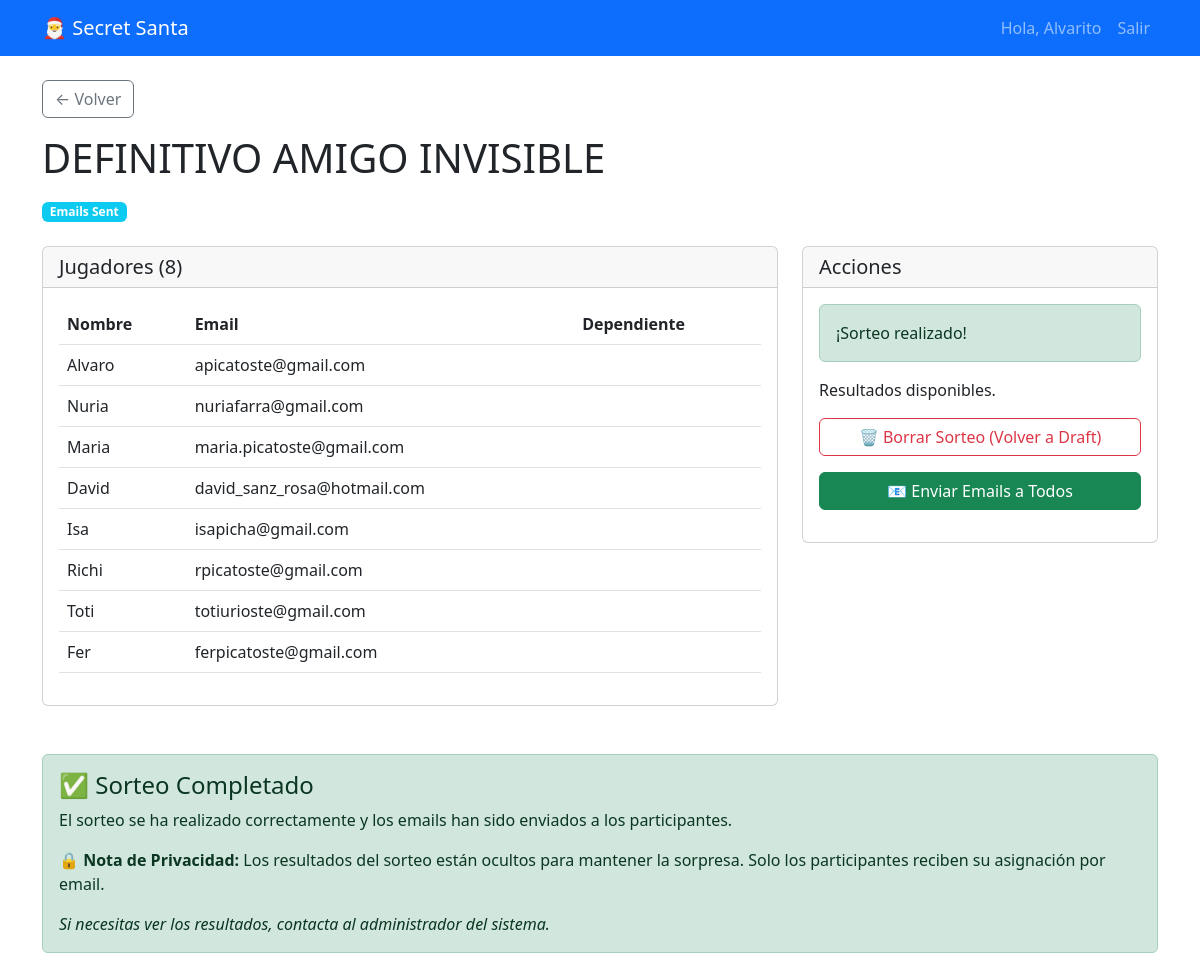
Page /game/4/ (signed in) on the committed database.
### secretsanta/models.py (models this page shows, shortened)
class Game(models.Model):
    class Status(models.TextChoices):
        DRAFT = 'draft', _('Draft')
        DRAWN = 'drawn', _('Drawn')
        EMAILS_SENT = 'emails_sent', _('Emails Sent')
        EMAILS_ERROR = 'emails_error', _('Emails Error')
    owner = models.ForeignKey(User, on_delete=models.CASCADE, related_name='games')
    name = models.CharField(max_length=200)
    description = models.TextField(blank=True)
    created_at = models.DateTimeField(auto_now_add=True)
    updated_at = models.DateTimeField(auto_now=True)
    status = models.CharField(
        max_length=20,
        choices=Status.choices,
        default=Status.DRAFT,
    )

class Player(models.Model):
    game = models.ForeignKey(Game, on_delete=models.CASCADE, related_name='players')
    name = models.CharField(max_length=100)
    email = models.EmailField()
    is_dependent = models.BooleanField(default=False)
    note = models.TextField(blank=True, help_text="Optional note for the organizer or Santa")

### secretsanta/views.py (the view)
# urls.py: path('game/<int:pk>/', views.GameDetailView.as_view(), name='game_detail'),
class GameDetailView(LoginRequiredMixin, DetailView):
    model = Game
    template_name = 'secretsanta/game_detail.html'
    context_object_name = 'game'
    def get_queryset(self):
        if self.request.user.is_superuser:
            return Game.objects.all()
        return Game.objects.filter(owner=self.request.user)
    def get_context_data(self, **kwargs):
        context = super().get_context_data(**kwargs)
        game = self.object
        context['players'] = game.players.all()
        context['forbidden_pairs'] = game.forbidden_pairs.all()
        if self.request.user.is_superuser:
            context['assignments'] = game.assignments.all().select_related('giver', 'receiver')
            context['proxies'] = game.proxies.all().select_related('dependent', 'proxy')
            context['can_view_results'] = True
        else:
            context['assignments'] = []
            context['proxies'] = []
            context['can_view_results'] = False
        return context

### secretsanta/templates/secretsanta/game_detail.html (shortened to what this page needs)
{% extends 'base.html' %}
{% block content %}
<div class="mb-4">
    <a href="{% url 'game_list' %}" class="btn btn-outline-secondary mb-3">&larr; Volver</a>
    <div class="d-flex justify-content-between align-items-start">
        <div>
            <h1>{{ game.name }}</h1>
            <span
                class="badge bg-{% if game.status == 'draft' %}secondary{% elif game.status == 'drawn' %}primary{% else %}info{% endif %}">
                {{ game.get_status_display }}
            </span>
        </div>
    </div>
</div>
<div class="row">
    <div class="col-md-8">
        <div class="card mb-4">
            <div class="card-header d-flex justify-content-between align-items-center">
                <h5 class="mb-0">Jugadores ({{ players.count }})</h5>
            </div>
            <div class="card-body">
                {% if players %}
                <table class="table table-hover">
                    <thead>
                        <tr>
                            <th>Nombre</th>
                            <th>Email</th>
                            <th>Dependiente</th>
                        </tr>
                    </thead>
                    <tbody>
                        {% for player in players %}
                        <tr>
                            <td>{{ player.name }}</td>
                            <td>{{ player.email }}</td>
                            <td>{% if player.is_dependent %}✅{% endif %}</td>
                        </tr>
                        {% endfor %}
                    </tbody>
                </table>
                {% else %}
                <p class="text-muted">No hay jugadores aún.</p>
                {% endif %}
            </div>
        </div>
    </div>
    <div class="col-md-4">
        <div class="card">
            <div class="card-header">
                <h5 class="mb-0">Acciones</h5>
            </div>
            <div class="card-body">
                {% if game.status == 'draft' %}
                <p>Cuando tengas todos los jugadores (mínimo 3) y restricciones listas, lanza el sorteo.</p>
                <form action="{% url 'game_draw' game.pk %}" method="post">
                    {% csrf_token %}
                    <button type="submit" class="btn btn-primary w-100" {% if players.count < 3 %}disabled{% endif %}>
                        🎲 Realizar Sorteo
                    </button>
                </form>
                {% else %}
                <div class="alert alert-success">
                    ¡Sorteo realizado!
                </div>
                <p>Resultados disponibles.</p>
                <form action="{% url 'game_reset' game.pk %}" method="post" class="mb-3"
                    onsubmit="return confirm('¿Estás seguro? Se borrarán todas las asignaciones.');">
                    <button type="submit" class="btn btn-outline-danger w-100">
                        🗑️ Borrar Sorteo (Volver a Draft)
                    </button>
                </form>
                <form action="{% url 'game_send_emails' game.pk %}" method="post" class="mb-3">
                    <button type="submit" class="btn btn-success w-100">
                        📧 Enviar Emails a Todos
                    </button>
                </form>
                {% endif %}
            </div>
        </div>
    </div>
</div>
{% if game.status != 'draft' %}
<div class="row mt-4">
    <div class="col-12">
        {% if can_view_results %}
        <h3>Resultados del Sorteo</h3>
        <div class="alert alert-info">
            <strong>🔒 Vista de Administrador:</strong> Solo tú (superusuario) puedes ver estos resultados.
        </div>
        <table class="table table-bordered">
            <thead>
                <tr>
                    <th>Quien Regala (Giver)</th>
                    <th>A Quien Regala (Receiver)</th>
                </tr>
            </thead>
            <tbody>
                {% for assignment in assignments %}
                <tr>
                    <td>{{ assignment.giver.name }}</td>
                    <td>{{ assignment.receiver.name }}</td>
                </tr>
                {% endfor %}
            </tbody>
        </table>
        {% if proxies %}
        <h4 class="mt-4">Proxies para Dependientes</h4>
        <table class="table table-bordered">
            <thead>
                <tr>
                    <th>Dependiente</th>
                    <th>Proxy (Quien compra por él)</th>
                </tr>
            </thead>
            <tbody>
                {% for proxy in proxies %}
                <tr>
                    <td>{{ proxy.dependent.name }}</td>
                    <td>{{ proxy.proxy.name }}</td>
                </tr>
                {% endfor %}
            </tbody>
        </table>
        {% endif %}
        {% else %}
        <div class="alert alert-success">
            <h4>✅ Sorteo Completado</h4>
            <p>El sorteo se ha realizado correctamente y los emails han sido enviados a los participantes.</p>
            <p><strong>🔒 Nota de Privacidad:</strong> Los resultados del sorteo están ocultos para mantener la
                sorpresa. Solo los participantes reciben su asignación por email.</p>
            <p class="mb-0"><em>Si necesitas ver los resultados, contacta al administrador del sistema.</em></p>
        </div>
        {% endif %}
    </div>
</div>
{% endif %}
{% endblock %}

### secretsanta/templates/base.html (shortened to what this page needs)
<!DOCTYPE html>
<html lang="es">
<head>
    <link href="https://cdn.jsdelivr.net/npm/bootstrap@5.3.0/dist/css/bootstrap.min.css" rel="stylesheet">
</head>
<body>
    <nav class="navbar navbar-expand-lg navbar-dark bg-primary mb-4">
        <div class="container">
            <a class="navbar-brand" href="{% url 'game_list' %}">🎅 Secret Santa</a>
            <div class="collapse navbar-collapse" id="navbarNav">
                <ul class="navbar-nav ms-auto">
                    {% if user.is_authenticated %}
                        <li class="nav-item">
                            <span class="nav-link">Hola, {{ user.username }}</span>
                        </li>
                        <li class="nav-item">
                            <form action="{% url 'logout' %}" method="post" class="d-inline">
                                <button type="submit" class="btn btn-link nav-link">Salir</button>
                            </form>
                        </li>
                    {% else %}
                        <li class="nav-item">
                            <a class="nav-link" href="{% url 'login' %}">Entrar</a>
                        </li>
                    {% endif %}
                </ul>
            </div>
        </div>
    </nav>
    <div class="container">
        {% block content %}{% endblock %}
    </div>
</body>
</html>

### rows in the picture
Game: name "DEFINITIVO AMIGO INVISIBLE", status "Emails Sent", count "8"
Player: name "Alvaro", email "apicatoste@gmail.com"
Player: name "Nuria", email "nuriafarra@gmail.com"
Player: name "Maria", email "maria.picatoste@gmail.com"
Player: name "David", email "david_sanz_rosa@hotmail.com"
Player: name "Isa", email "isapicha@gmail.com"
Player: name "Richi", email "rpicatoste@gmail.com"
Player: name "Toti", email "totiurioste@gmail.com"
Player: name "Fer", email "ferpicatoste@gmail.com"

### other values in the picture
{{ user.username }} "Alvarito"
